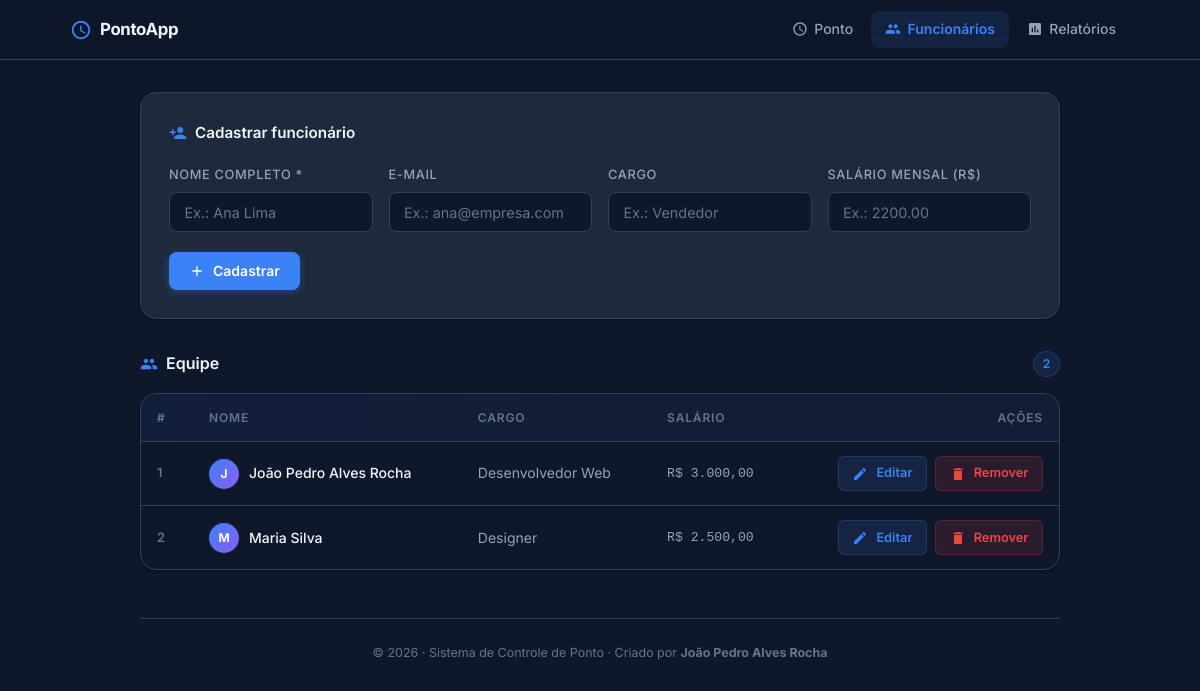
/funcionarios.php, run on the app's committed database.
### tables this page shows
CREATE TABLE IF NOT EXISTS funcionarios (
    id             INT          NOT NULL AUTO_INCREMENT PRIMARY KEY,
    nome           VARCHAR(120) NOT NULL,
    email          VARCHAR(160) UNIQUE,
    cargo          VARCHAR(80)  DEFAULT '',
    salario_mensal DECIMAL(10,2) DEFAULT 0.00,
    created_at     TIMESTAMP    DEFAULT CURRENT_TIMESTAMP
);

### connect.php (called while the page is built, shortened)
<?php
class Connect
{
    public static function getInstance(): PDO
    {
        static $instance = null;
        if ($instance === null) {
            $dsn = "mysql:host=" . self::HOST
                 . ";dbname=" . self::DBNAME
                 . ";charset=utf8mb4";
            $instance = new PDO($dsn, self::USER, self::PASS, [
                PDO::ATTR_ERRMODE            => PDO::ERRMODE_EXCEPTION,
                PDO::ATTR_DEFAULT_FETCH_MODE => PDO::FETCH_ASSOC,
                PDO::ATTR_EMULATE_PREPARES   => false,
            ]);
        }
        return $instance;
    }
}

### Funcionario.php (called while the page is built, shortened)
<?php
require_once __DIR__ . "/connect.php";
class Funcionario
{
    private PDO $pdo;
    public function __construct()
    {
        $this->pdo = Connect::getInstance();
    }
    public function all(): array
    {
        $stmt = $this->pdo->query(
            "SELECT * FROM funcionarios ORDER BY nome ASC"
        );
        return $stmt->fetchAll();
    }
}

### funcionarios.php (the view, shortened to what this page needs)
<?php
require_once __DIR__ . "/Funcionario.php";
try {
    $func        = new Funcionario();
    $funcionarios = $func->all();
} catch (PDOException $e) {
    $error       = "Não foi possível conectar ao banco. Verifique connect.php.";
    $funcionarios = [];
}
?><!DOCTYPE html>
<html lang="pt-BR">
<head>
  <link rel="stylesheet" href="style.css">
</head>
<body>
<?php require_once __DIR__ . "/nav.php"; ?>
<div class="page-wrapper">
  <div class="card">
    <p class="card-title">
      <svg viewBox="0 0 24 24" fill="currentColor"><path d="M15 12c2.21 0 4-1.79 4-4s-1.79-4-4-4-4 1.79-4 4 1.79 4 4 4zm-9-2V7H4v3H1v2h3v3h2v-3h3v-2H6zm9 4c-2.67 0-8 1.34-8 4v2h16v-2c0-2.66-5.33-4-8-4z"/></svg>
      Cadastrar funcionário
    </p>
    <form action="funcionario_store.php" method="POST" novalidate>
      <div class="form-grid">
        <div class="form-group">
          <label for="nome">Nome completo *</label>
          <input type="text" id="nome" name="nome" placeholder="Ex.: Ana Lima" required>
        </div>
        <div class="form-group">
          <label for="email">E-mail</label>
          <input type="email" id="email" name="email" placeholder="Ex.: ana@empresa.com">
        </div>
        <div class="form-group">
          <label for="cargo">Cargo</label>
          <input type="text" id="cargo" name="cargo" placeholder="Ex.: Vendedor">
        </div>
        <div class="form-group">
          <label for="salario">Salário mensal (R$)</label>
          <input type="number" id="salario" name="salario" step="0.01" min="0" placeholder="Ex.: 2200.00">
        </div>
      </div>
      <button type="submit" class="btn btn-primary">
        <svg viewBox="0 0 24 24" fill="currentColor"><path d="M19 13h-6v6h-2v-6H5v-2h6V5h2v6h6v2z"/></svg>
        Cadastrar
      </button>
    </form>
  </div>
  <div class="section-heading">
    <h2>
      Equipe
    </h2>
    <span class="badge-count"><?= count($funcionarios) ?></span>
  </div>
  <?php if (empty($funcionarios)): ?>
  <div class="empty-state">
    <svg viewBox="0 0 24 24" fill="currentColor"><path d="M12 12c2.21 0 4-1.79 4-4s-1.79-4-4-4-4 1.79-4 4 1.79 4 4 4zm0 2c-2.67 0-8 1.34-8 4v2h16v-2c0-2.66-5.33-4-8-4z"/></svg>
    <p>Nenhum funcionário cadastrado ainda.</p>
  </div>
  <?php else: ?>
  <div class="table-wrapper">
    <table>
      <thead>
        <tr>
          <th>#</th>
          <th>Nome</th>
          <th>Cargo</th>
          <th>Salário</th>
          <th style="text-align:right">Ações</th>
        </tr>
      </thead>
      <tbody>
        <?php foreach ($funcionarios as $f): ?>
        <tr>
          <td class="td-id"><?= $f["id"] ?></td>
          <td class="td-name">
            <div style="display:flex;align-items:center;gap:.625rem">
              <div class="avatar-sm"><?= mb_strtoupper(mb_substr($f["nome"],0,1)) ?></div>
              <?= htmlspecialchars($f["nome"]) ?>
            </div>
          </td>
          <td class="td-email"><?= htmlspecialchars($f["cargo"] ?: "—") ?></td>
          <td class="td-doc">
            <?= $f["salario_mensal"] > 0
                ? "R$ " . number_format($f["salario_mensal"], 2, ",", ".")
                : "—" ?>
          </td>
          <td>
            <div class="td-actions">
              <a href="funcionario_edit.php?id=<?= $f["id"] ?>" class="btn btn-sm btn-edit">
                <svg viewBox="0 0 24 24" fill="currentColor"><path d="M3 17.25V21h3.75L17.81 9.94l-3.75-3.75L3 17.25zM20.71 7.04a1 1 0 0 0 0-1.41l-2.34-2.34a1 1 0 0 0-1.41 0l-1.83 1.83 3.75 3.75 1.83-1.83z"/></svg>
                Editar
              </a>
              <a href="funcionario_delete.php?id=<?= $f["id"] ?>"
                 class="btn btn-sm btn-delete"
                 onclick="return confirm('Remover <?= htmlspecialchars(addslashes($f["nome"])) ?>? Os registros de ponto serão excluídos junto.')">
                <svg viewBox="0 0 24 24" fill="currentColor"><path d="M6 19c0 1.1.9 2 2 2h8c1.1 0 2-.9 2-2V7H6v12zM19 4h-3.5l-1-1h-5l-1 1H5v2h14V4z"/></svg>
                Remover
              </a>
            </div>
          </td>
        </tr>
        <?php endforeach; ?>
      </tbody>
    </table>
  </div>
  <?php endif; ?>
  <footer class="site-footer">
    &copy; <?= date('Y') ?> · Sistema de Controle de Ponto · Criado por <strong>João Pedro Alves Rocha</strong>
  </footer>
</div>
</body>
</html>

### nav.php (shortened to what this page needs)
<?php
$paginaAtual = basename($_SERVER['PHP_SELF']);
?>
<nav class="top-nav">
  <div class="nav-inner">
    <a href="ponto.php" class="nav-brand">
      <svg viewBox="0 0 24 24" fill="currentColor">
        <path d="M12 2C6.48 2 2 6.48 2 12s4.48 10 10 10 10-4.48 10-10S17.52 2 12 2zm0 18c-4.41 0-8-3.59-8-8s3.59-8 8-8 8 3.59 8 8-3.59 8-8 8zm.5-13H11v6l5.25 3.15.75-1.23-4.5-2.67V7z"/>
      </svg>
      PontoApp
    </a>
    <ul class="nav-links">
      <li>
        <a href="ponto.php"
           class="nav-link <?= in_array($paginaAtual, ['ponto.php','index.php']) ? 'active' : '' ?>">
          <svg viewBox="0 0 24 24" fill="currentColor">
            <path d="M12 2C6.48 2 2 6.48 2 12s4.48 10 10 10 10-4.48 10-10S17.52 2 12 2zm0 18c-4.41 0-8-3.59-8-8s3.59-8 8-8 8 3.59 8 8-3.59 8-8 8zm.5-13H11v6l5.25 3.15.75-1.23-4.5-2.67V7z"/>
          </svg>
          Ponto
        </a>
      </li>
      <li>
        <a href="funcionarios.php"
           class="nav-link <?= in_array($paginaAtual, ['funcionarios.php','funcionario_edit.php']) ? 'active' : '' ?>">
          Funcionários
        </a>
      </li>
      <li>
        <a href="relatorios.php"
           class="nav-link <?= $paginaAtual === 'relatorios.php' ? 'active' : '' ?>">
          <svg viewBox="0 0 24 24" fill="currentColor">
            <path d="M19 3H5c-1.1 0-2 .9-2 2v14c0 1.1.9 2 2 2h14c1.1 0 2-.9 2-2V5c0-1.1-.9-2-2-2zM9 17H7v-7h2v7zm4 0h-2V7h2v10zm4 0h-2v-4h2v4z"/>
          </svg>
          Relatórios
        </a>
      </li>
    </ul>
  </div>
</nav>

### data on the page
funcionarios: id "1", nome "J", nome "João Pedro Alves Rocha", cargo "Desenvolvedor Web", salario_mensal "3.000,00"
funcionarios: id "2", nome "M", nome "Maria Silva", cargo "Designer", salario_mensal "2.500,00"

### other printed values
count($funcionarios) "2"
